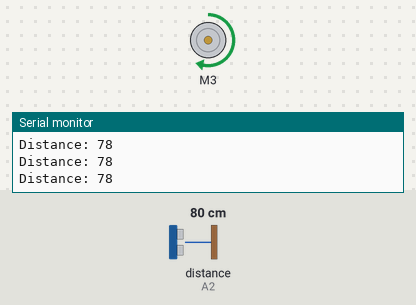
Simulated run of this sketch. Board: Arduino Uno, built with avr-gcc and run on an emulated ATmega328P. On the bench: DC motor (green arrow = forward, orange = backward, longer = faster), the last lines printed to the serial monitor. Wiring (inferred from the names in the program): ultrasonic range finder: trigger A1; echo A2. The inputs (shaded band) are chosen by the test bench; at power-on: distance to the obstacle (sensor on A2) 80 cm. The echo pulse lasts 58.3 µs per cm.

Above: at 1.2 s.
1.3 s: distance to the obstacle (sensor on A2) set to 23 cm
2.8 s: distance to the obstacle (sensor on A2) set to 19 cm
At 4.0 s:
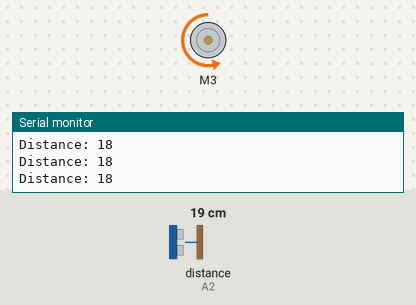
4.3 s: distance to the obstacle (sensor on A2) set to 35 cm
At 5.6 s:
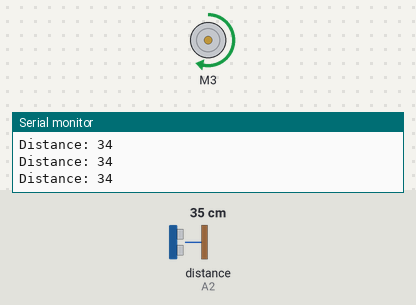
5.9 s: distance to the obstacle (sensor on A2) set to 2 cm
At 6.6 s:
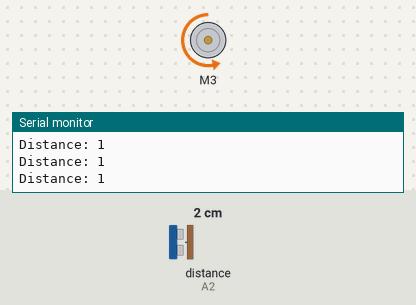
Timing chart, 0 to 8.5 s (numbered marks = the images above; inputs shaded):
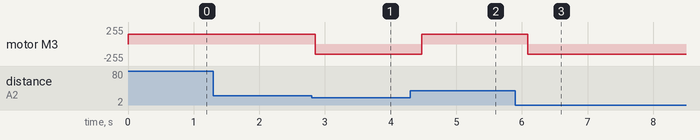

Measured:
- the behaviour switches between 22 and 21 cm on distance to the obstacle (sensor on A2) (found by bisection; images 0 and 1)
- after the input at 2.8 s, motor M3: forward 150/255 → backward 150/255 after 0.06 s
- after the input at 4.3 s, motor M3: backward 150/255 → forward 150/255 after 0.17 s
- after the input at 5.9 s, motor M3: forward 150/255 → backward 150/255 after 0.19 s

The sketch:

CD-sieu_am.ino
```cpp
#include <AFMotor.h>

AF_DCMotor motor(3);

// HC-SR04 pins
// const int trigPin = 9;
// const int echoPin = 10;

const int trigPin = A1;
const int echoPin = A2;

void setup() {
  motor.setSpeed(150);
  Serial.begin(9600);

  pinMode(trigPin, OUTPUT);
  pinMode(echoPin, INPUT);
}

void loop() {
  // Gửi tín hiệu trigger
  digitalWrite(trigPin, LOW);
  delayMicroseconds(2);
  digitalWrite(trigPin, HIGH);
  delayMicroseconds(10);
  digitalWrite(trigPin, LOW);

  // Đọc thời gian phản hồi
  long duration = pulseIn(echoPin, HIGH);

  // Tính khoảng cách (cm)
  int distance = duration * 0.034 / 2;

  Serial.print("Distance: ");
  Serial.println(distance);

  if (distance > 20) {
    motor.run(FORWARD);   // xa → chạy thuận
  } else {
    motor.run(BACKWARD);  // gần → chạy nghịch
  }

  delay(200);
}
```
